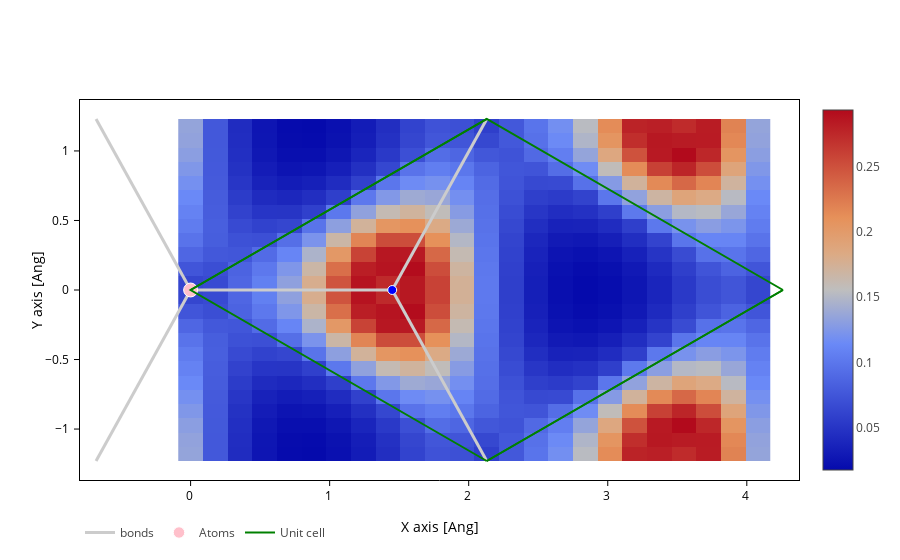

Here is the notebook cell this chart was saved with:
### Code cell
rho.plot(axes="xy", plot_geom=True)

### Figure 1 — Plotly figure (JSON) as saved in the notebook; plotly's stock layout.template omitted (floating-point values rounded to 4 significant figures; data arrays with more than 128 entries replaced by an {"elided": "..."} marker saying what was removed)
{"data": [{"type": "heatmap", "x": [-3.153e-16, 0.1775, 0.355, 0.5325, 0.71, 0.8875, 1.065, 1.243, 1.42, 1.598, 1.775, 1.953, 2.13, 2.308, 2.485, 2.663, 2.84, 3.018, 3.195, 3.373, 3.55, 3.728, 3.905, 4.083], "y": [-1.179, -1.076, -0.9736, -0.8711, -0.7686, -0.6661, -0.5636, -0.4612, -0.3587, -0.2562, -0.1537, -0.05124, 0.05124, 0.1537, 0.2562, 0.3587, 0.4612, 0.5636, 0.6661, 0.7686, 0.8711, 0.9736, 1.076, 1.179], "z": {"elided": "24x24 float values"}, "zsmooth": false}, {"line": {"color": "#cccccc", "width": 3}, "mode": "lines", "name": "bonds", "opacity": 1, "type": "scatter", "x": [0, 1.45, null, 0, -0.68, null, 0, -0.68, null, 1.45, 2.13, null, 1.45, 2.13, null], "y": [0, 0, null, 0, -1.23, null, 0, 1.23, null, 0, -1.23, null, 0, 1.23, null]}, {"marker": {"color": ["pink", "blue"], "opacity": [1, 1], "size": [13.92, 8.96]}, "mode": "markers", "name": "Atoms", "opacity": 1, "text": ["[0. 0. 0.]<br>0 (B)", "[1.45 0.   0.  ]<br>1 (N)"], "type": "scatter", "x": [0, 1.45], "y": [0, 0]}, {"line": {"color": "green"}, "mode": "lines", "name": "Unit cell", "opacity": 1, "type": "scatter", "x": [0, 2.13, 4.26, 4.26, 2.13, 2.13, null, 2.13, 0, 0, 2.13, 2.13, 0, null, 4.26, 2.13, null, 4.26, 2.13], "y": [0, 1.23, 0, 0, 1.23, 1.23, null, 1.23, 0, 0, -1.23, -1.23, 0, null, 0, -1.23, null, 0, -1.23]}], "layout": {"legend": {"orientation": "h"}, "xaxis": {"title": {"text": "X axis [Ang]"}}, "yaxis": {"scaleanchor": "x", "scaleratio": 1, "title": {"text": "Y axis [Ang]"}}}}
